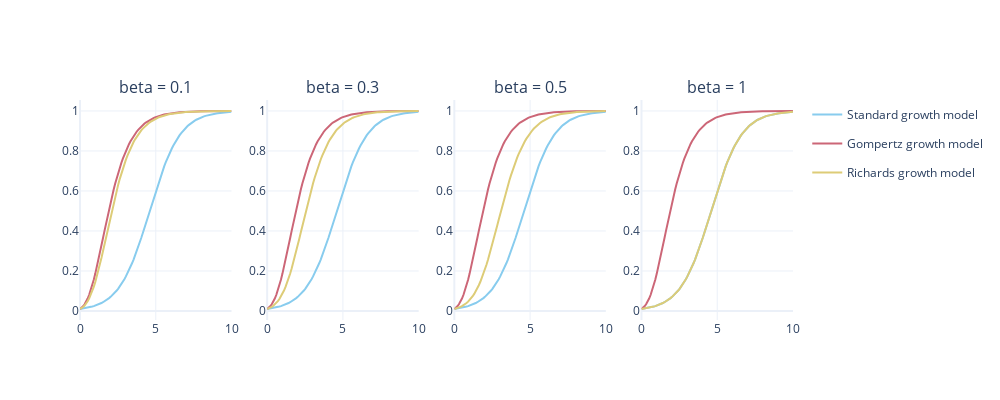

Write notebook code for a chart like this one.
### Markdown cell above
Now that the model has been built, we can determine the resulting population-time profiles of this model.

### Code cell
r3 = 20
K = 10
betas = [0.1, 0.3, 0.5, 1]
models = ["Standard", "Gompertz", "Richards"]

fig = make_subplots(
    rows=1, cols=len(betas), subplot_titles=np.char.add("beta = ", np.array(betas, dtype=str))
)

for i_m, m in enumerate(models):
    model = LogisticGrowth(m, IC=0.1)
    for col, b in enumerate(betas):
        r_times = np.linspace(0, 10, 100)
        if m == "Standard":
            param = [r3, K]
            times = r_times/param[0]
        elif m == "Gompertz":
            param = [r3*b, K]
            times = r_times/param[0]
        elif m == "Richards":
            param = [r3, K, b]
            times = r_times/(r3*b)
        solution = model.simulate(param, times)
    
        fig.add_trace(
            go.Scatter(
                name=m+" growth model",
                x=r_times,
                y=solution/K,
                mode='lines',
                line=dict(color=disc_col_scale[i_m]),
                showlegend=col==0,
                legendgroup=m
            ),
            row=1,
            col=col+1
        )

fig.update_layout(
    template='plotly_white',
    width=1000,
    height=400,
)
fig.show()
